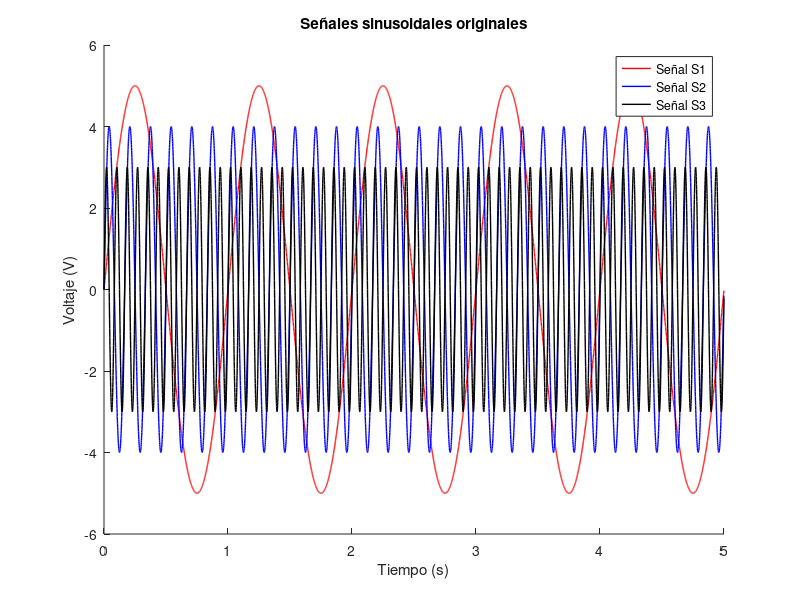
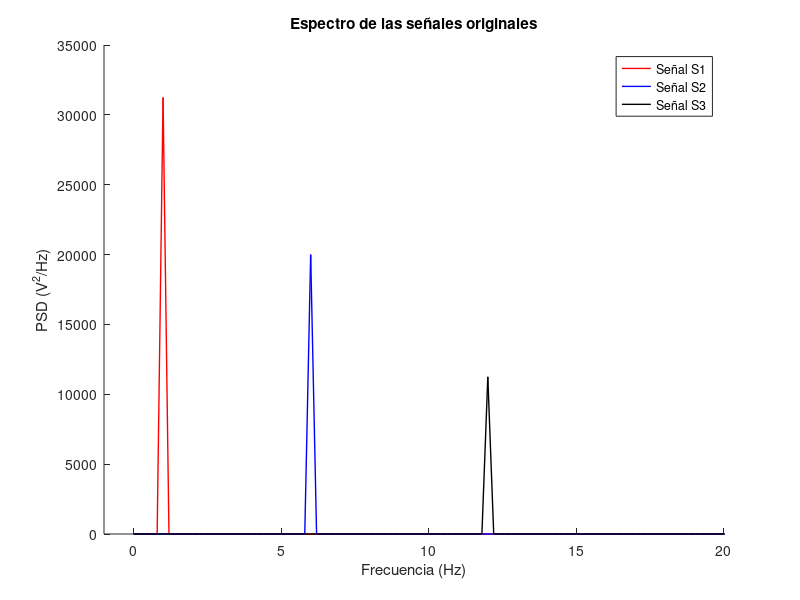
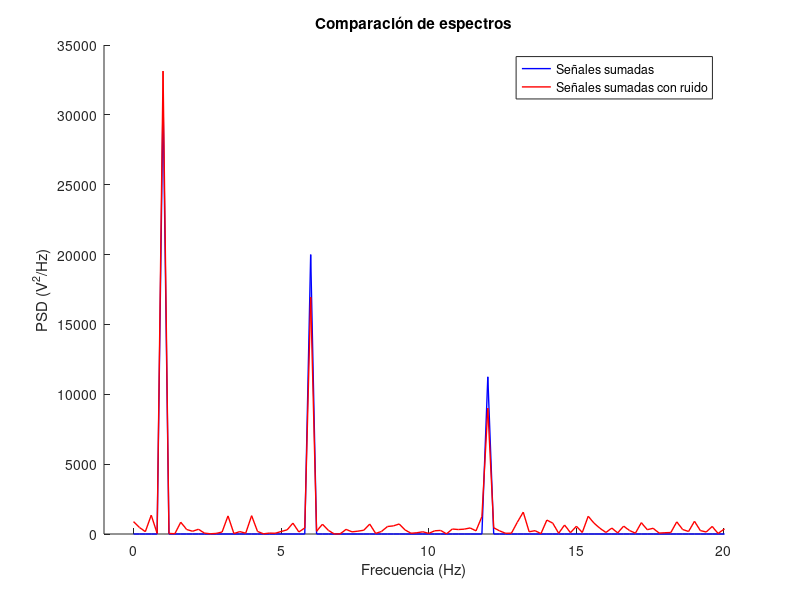
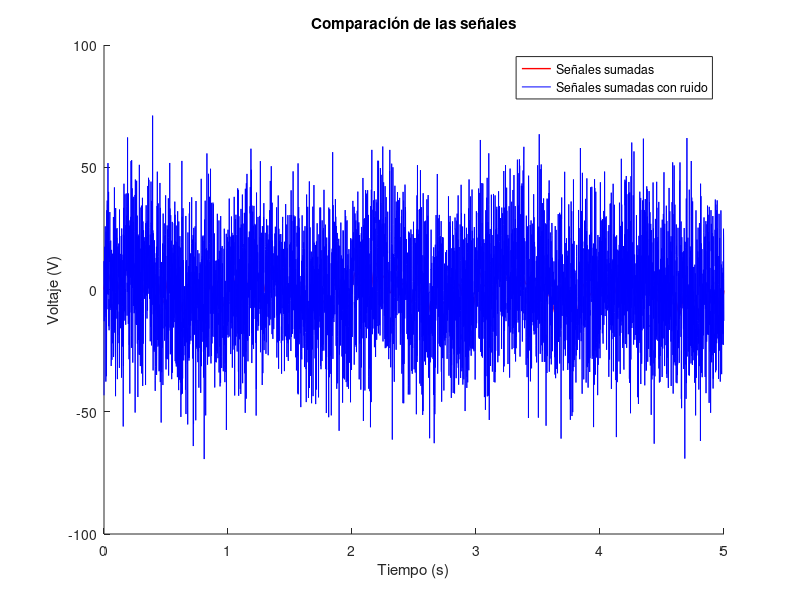

Here is the MATLAB script that generated these plots, in order:
clear all
close all
clc

%%

% Creación de las señales sinusoidales

% Una señal en general requiere de una amplitud (A), una frecuencia (f) y
% un intervalo de tiempo (t) en el que está activa. Vamos a generar tres
% señales, S1, S2 y S3.

% Comenzamos definiendo el intervalo de tiempo (t) a partir de un tiempo
% inicial (ti), un tiempo final (tf) y un periodo de separación entre
% muestras llamado periodo de muestreo (Ps)

ti=0; % Tiempo inicial de adquisición en segundos
tf=5; % Tiempo final de adquisición en segundos 
Ps=1e-3;% Periodo de muestreo en segundos
t=ti:Ps:tf-Ps; % Vector de tiempo 
N=length(t);


% Ahora definimos a las señales S1, S2 y S3

% Para la señal S1
A1= 5;   % Amplitud 10V Pico-Pico
f1 = 1; % Frecuencia de la señal S1 1 Hz
S1 = A1*sin(2*pi*f1*t); % Señal sinusoidal S1

% Para la señal S2
A2= 4;   % Amplitud 8V Pico-Pico
f2 = 6; % Frecuencia de la señal S2 60 Hz
S2 = A2*sin(2*pi*f2*t); % Señal sinusoidal S2

% Para la señal S3
A3= 3;   % Amplitud 6V Pico-Pico
f3 = 12; % Frecuencia de la señal S3 1500 Hz
S3 = A3*sin(2*pi*f3*t); % Señal sinusoidal S3

% Gráficas temporales de las señales S1, S2 y S3
figure
hold on
plot(t,S1,'red','Linewidth',1)
plot(t,S2,'blue','Linewidth',1)
plot(t,S3,'black','Linewidth',1)
ylim([-6 6])
xlabel('Tiempo (s)')
ylabel ('Voltaje (V)')
title ('Señales sinusoidales originales')
legend ('Señal S1','Señal S2','Señal S3')

%%
% Ahora comprobemos que nuestras señales S1, S2 y S3 posean las frecuencias
% que previamente definimos. Para esto, tendremos que calcular la
% transformada rápida de Fourier (fft), la densidad de potencia espectral
% (PSD) y un vector de frecuencias.

% Comencemos con el vector de frecuencias, este se obtiene del vector de
% tiempo t y se calcula de la siguiente manera:

frec=1/(Ps*N)*(0:N); % Definimos un vector de frecuencias sobre las cuales estaríamos trabajando

% Un detalle de la transformada de Fourier es que es simétrica,´por lo que
% sólo requerimos graficar la mitad de información. Por esto crearemos un
% limitante para graficar sólo la mitad de los datos (L)

L=1:floor(N/2);


% Para la señal S1
Y_S1 = fft(S1, N); % Transformada de fourier de la señal S1
PSD_S1 = Y_S1.*conj(Y_S1)/N; % PSD de la señal S1

% Para la señal S2
Y_S2 = fft(S2, N); % Transformada de fourier de la señal S2
PSD_S2 = Y_S2.*conj(Y_S2)/N; % PSD de la señal S2

% Para la señal S3
Y_S3 = fft(S3, N); % Transformada de fourier de la señal S3
PSD_S3 = Y_S3.*conj(Y_S3)/N; % PSD de la señal S3



% Gráficas en frecuencia de las señales S1, S2 y S3
figure
hold on
plot(frec(L),PSD_S1(L),'red','Linewidth',1)
plot(frec(L),PSD_S2(L),'blue','Linewidth',1)
plot(frec(L),PSD_S3(L),'black','Linewidth',1)
xlim([-1 20])
xlabel('Frecuencia (Hz)')
ylabel ('PSD (V^2/Hz)')
title ('Espectro de las señales originales')
legend ('Señal S1','Señal S2','Señal S3')


%% Ahora pasemos a un caso real en el que se tengan múltiples señales y ruido de fondo
% para esto sumaremos a S1, S2 y S3.

Se_123= S1 + S2 + S3; % Suma de las señales generadas
Ruido = 20*randn(size(t)); % Vector de ruido con el mismo tamaño que el intervalo de tiempo
SeConRuido = Se_123 + Ruido; % Señal contaminada 

% Calculemos la PSD de nuestra señal para demostrar que aún en el ruido se
% puede localizar nuestra señal 

Y_Se_123 = fft(Se_123, N); % Transformada de fourier de la señal S3
PSD_Se_123 = Y_Se_123.*conj(Y_Se_123)/N; % PSD de la señal S3

Y_SeConRuido = fft(SeConRuido, N); % Transformada de fourier de la señal S3
PSD_SeConRuido = Y_SeConRuido.*conj(Y_SeConRuido)/N; % PSD de la señal S3



figure
hold on
plot(frec(L),PSD_Se_123(L),'blue','Linewidth',1)
plot(frec(L),PSD_SeConRuido(L),'red','Linewidth',1)
xlim([-1 20])
xlabel('Frecuencia (Hz)')
ylabel ('PSD (V^2/Hz)')
title ('Comparación de espectros')
legend ('Señales sumadas','Señales sumadas con ruido')


figure
hold on
plot(t,Se_123,'red','Linewidth',1)
plot(t,SeConRuido,'blue','Linewidth',0.3)
%ylim([-6 6])
xlabel('Tiempo (s)')
ylabel ('Voltaje (V)')
title ('Comparación de las señales')
legend ('Señales sumadas','Señales sumadas con ruido')



%% Ahora implementemos el primer tipo de filtro denominado "Filtro espectral de amplitudes"
% La idea es simple, dejar pasar sólo a los picos más grandes del espectro


Amplitudes = PSD_SeConRuido > 4000; % Se define un vector de amplitudes que guarde como unos (1) a
% los índices de la PSD con ruido que posean una amplitud mayor a 2000
PSDLimpia = PSD_SeConRuido.*Amplitudes; % Se multiplica el vector de Amplitudes por la PSD con ruido y se obtiene el filtro

Y_SeSinRuido = Amplitudes.*Y_SeConRuido; % Transformada de Fourier limpia
SeSinRuido = ifft(Y_SeSinRuido); %REGRESO AL TIEMPO


figure 
subplot(3,1,1);
plot(t, Se_123)
xlabel('Tiempo (s)')
ylabel('Amplitud (V)')
legend('Suma de señales S1+S2+S3')
subplot(3,1,2); 
plot(t, SeConRuido)
%xlim([1000 2000]);
xlabel('Tiempo (s)')
ylabel('Amplitud (V)')
legend('Señal contaminada')
subplot(3,1,3); 
plot(t, SeSinRuido)
%xlim([0 20]);
xlabel('Tiempo (s)')
ylabel('Amplitud (V)')
legend('Señal filtrada')


figure
hold on
plot(t,Se_123,'red','Linewidth',1)
plot(t,SeSinRuido,'blue','Linewidth',0.3)
%ylim([-6 6])
xlabel('Tiempo (s)')
ylabel ('Voltaje (V)')
title ('Comparación de las señales')
legend ('Suma de señales S1+S2+S3','Señal filtrada')

%% Diseño del fitro suprime banda y su diagrama de Bode
% IMPORTANTE]= Las frecuencias de corte deben de estar 
% normalizadas: fn1=fcorte1/fmax y fn2=fcorte2/fmax

% Definimos la frecuencia de corte baja y alta, 
% queremos que se rechace la frecuencia de S2

fcorte1SB = 4;  %4 Hz Primera frecuencia de corte suprime bandas
fcorte2SB = 8;  %8 Hz Segunda frecuencia de corte suprime bandas

% definimos la frecuencia de muestrreo fs=1/ts
fs=1/Ps;
% definimos la frecuencia maxima dada por
fmax = fs/2;

% Las frecuencias normalizadas son:
fn1SB = fcorte1SB/fmax;
fn2SB = fcorte2SB/fmax;

% El orden del filtro suprime bandas
N_Orden_SB= 2;

% Consideremos un filtro con aproximación Butterworth
% la funcion butter devuelve los coeficientes de los polinomios de la
% función del transferencia del filtro

[b_numSB,a_denSB] = butter(N_Orden_SB ,[fn1SB fn2SB],'stop'); % 'stop': rechaza banda
%[b_numSB,a_denSB] = butter(N_Orden_SB ,[fn1SB fn2SB],'bandpass'); % 'stop': rechaza banda

%otras opciones 
% 'high': pasa altas
%'low' indica pasa bajas
% 'bandpass': pasa banda


% Aplicamos el filtro a la señal 
Se_SuprimeBanda = filter(b_numSB,a_denSB,SeSinRuido);
% Se_SuprimeBanda = filtfilt(b_numSB,a_denSB,SeSinRuido); %Te da la gráfica sin desface
% la finción filter aplica el filtro con coeficientes b_num y a_den a la 
% señal de entrada SeSinRuido

Y_Se_SuprimeBanda = fft(Se_SuprimeBanda, N); % Transformada de fourier de la señal S3
PSD_Se_SuprimeBanda = Y_Se_SuprimeBanda.*conj(Y_Se_SuprimeBanda)/N; % PSD de la señal S3


% Respuesta en magnitud del filtro rechaza banda
%Obtenemos la respuesta en frecuencia del filtro con la función freqz 
% G guarda el valor de la función de transferencia 
% frec guarda el vector de frecuencias
[G_SB,Frec_SB] = freqz(b_numSB,a_denSB,N,fs);




figure 
subplot(4,1,1);
plot(t, SeSinRuido,'red','Linewidth',1)
xlabel('Tiempo (s)')
ylabel('Amplitud (V)')
legend('Señal sin ruido')
subplot(4,1,2);
plot(frec(L), PSDLimpia(L),'red','Linewidth',1)
xlim([0 20]);
xlabel('Frecuencia (Hz)')
ylabel ('PSD (V^2/Hz)')
legend ('Señal sin ruido')
subplot(4,1,3); 
plot(t, Se_SuprimeBanda,'blue','Linewidth',1)
%xlim([1000 2000]);
xlabel('Tiempo (s)')
ylabel('Amplitud (V)')
legend('Señal con banda suprimida')
subplot(4,1,4);
plot(frec(L), PSD_Se_SuprimeBanda(L),'blue','Linewidth',1)
xlim([0 20]);
xlabel('Frecuencia (Hz)')
ylabel ('PSD (V^2/Hz)')
legend ('Señales con banda suprimida')


figure %Diagrama de Bode
semilogx(Frec_SB,abs(G_SB),'k','LineWidth',1.5)
%semilogx(frec,db(G),'k','LineWidth',1.5) %en decibeles
ylim([-0.1 1.1]);
xlabel('Frecuencia (Hz)')
ylabel('Magnitud |G(j\omega)|')
title ('Diagrama de Bode del filtro rechaza banda')


%% Diseño del fitro pasa bajas
% definimos la frecuencia de corte normalizada fn3PB=fcorte3PB/fmax
% queremos que solo pasen las señales menores a 8 Hz

fcorte3PB = 8;  %8 Hz
% la frecuencia normalizada es
fn3PB = fcorte3PB/fmax;

N_Orden_PB= 8; % escogemos el orden del filtro


% Definimos un filtro con aproximación Butterworth
% la funcion butter devuelve los coeficientes de los polinomios de la
% función del transferencia del filtro

[b_num_PB,a_den_PB] = butter(N_Orden_PB,fn3PB,'low'); %'low' indica pasa bajas
%otras opciones 
% 'high': pasa altas
%'low' indica pasa bajas
% 'bandpass': pasa banda

% Aplicamos el filtro a la señal Vi y tendremos como resultado Vo
Se_PasoBajas = filter(b_num_PB,a_den_PB,SeSinRuido);
% Se_PasoBajas = filtfilt(b_num_PB,a_den_PB,SeSinRuido); %Te da la gráfica sin desface
% la finción filter aplica el filtro con coeficientes b_num y a_den a la 
% señal de entrada Vi


Y_Se_PasoBajas = fft(Se_PasoBajas, N); % Transformada de fourier de la señal S3
PSD_Se_PasoBajas = Y_Se_PasoBajas.*conj(Y_Se_PasoBajas)/N; % PSD de la señal S3



% Respuesta en magnitud del filtro paso bajas
%Obtenemos la respuesta en frecuencia del filtro con la 
% función freqz 
% G_PB guarda el valor de la función de transferencia 
% Frec_PB guarda el vector de frecuencias
[G_PB,Frec_PB] = freqz(b_num_PB,a_den_PB,N,fs);




figure 
subplot(4,1,1);
plot(t, SeSinRuido,'red','Linewidth',1)
xlabel('Tiempo (s)')
ylabel('Amplitud (V)')
legend('Señal sin ruido')
subplot(4,1,2);
plot(frec(L), PSDLimpia(L),'red','Linewidth',1)
xlim([0 20]);
xlabel('Frecuencia (Hz)')
ylabel ('PSD (V^2/Hz)')
legend ('Señal sin ruido')
subplot(4,1,3); 
plot(t, Se_PasoBajas,'blue','Linewidth',1)
%xlim([1000 2000]);
xlabel('Tiempo (s)')
ylabel('Amplitud (V)')
legend('Señal con filtro paso bajas')
subplot(4,1,4);
plot(frec(L), PSD_Se_PasoBajas(L),'blue','Linewidth',1)
xlim([0 20]);
xlabel('Frecuencia (Hz)')
ylabel ('PSD (V^2/Hz)')
legend ('Señales con filtro paso bajas')


figure %Diagrama de Bode
semilogx(Frec_PB,abs(G_PB),'k','LineWidth',1.5)
%semilogx(Frec_PB,db(G_PB),'k','LineWidth',1.5)
ylim([-0.1 1.1]);
xlabel('Frecuencia (Hz)')
ylabel('Magnitud |G(j\omega)|')
title ('Diagrama de Bode del filtro paso bajas')


%% Diseño del fitro paso altas
% definimos la frecuencia de corte normalizada fn3PB=fcorte3PB/fmax
% queremos que solo pasen las señales mayores a 8 Hz

fcorte4PA = 8;  %8 Hz
% la frecuencia normalizada es
fn4PA = fcorte4PA/fmax;

N_Orden_PA= 2; % escogemos el orden del filtro


% Definimos un filtro con aproximación Butterworth
% la funcion butter devuelve los coeficientes de los polinomios de la
% función del transferencia del filtro

[b_num_PA,a_den_PA] = butter(N_Orden_PA,fn4PA,'high'); %'low' indica pasa bajas
%otras opciones 
% 'high': pasa altas
%'low' indica pasa bajas
% 'bandpass': pasa banda


Se_PasoAltas = filter(b_num_PA,a_den_PA,SeSinRuido);
% Se_PasoAltas = filtfilt(b_num_PA,a_den_PA,SeSinRuido); %Te da la gráfica sin desface
% la finción filter aplica el filtro con coeficientes b_num_PA y a_den_PA a la 
% señal de entrada SeSinRuido


Y_Se_PasoAltas = fft(Se_PasoAltas, N); % Transformada de fourier de la señal S3
PSD_Se_PasoAltas= Y_Se_PasoAltas.*conj(Y_Se_PasoAltas)/N; % PSD de la señal S3



% Respuesta en magnitud del filtro paso bajas
%Obtenemos la respuesta en frecuencia del filtro con la 
% función freqz 
% G_PB guarda el valor de la función de transferencia 
% Frec_PB guarda el vector de frecuencias
[G_PA,Frec_PA] = freqz(b_num_PA,a_den_PA,N,fs);




figure 
subplot(4,1,1);
plot(t, SeSinRuido,'red','Linewidth',1)
xlabel('Tiempo (s)')
ylabel('Amplitud (V)')
legend('Señal sin ruido')
subplot(4,1,2);
plot(frec(L), PSDLimpia(L),'red','Linewidth',1)
xlim([0 20]);
xlabel('Frecuencia (Hz)')
ylabel ('PSD (V^2/Hz)')
legend ('Señal sin ruido')
subplot(4,1,3); 
plot(t, Se_PasoAltas,'blue','Linewidth',1)
%xlim([1000 2000]);
xlabel('Tiempo (s)')
ylabel('Amplitud (V)')
legend('Señal con filtro paso altas')
subplot(4,1,4);
plot(frec(L), PSD_Se_PasoAltas(L),'blue','Linewidth',1)
xlim([0 20]);
xlabel('Frecuencia (Hz)')
ylabel ('PSD (V^2/Hz)')
legend ('Señales con filtro paso altas')


figure %Diagrama de Bode
semilogx(Frec_PA,abs(G_PA),'k','LineWidth',1.5)
%semilogx(Frec_PB,db(G_PB),'k','LineWidth',1.5)
ylim([-0.1 1.1]);
xlabel('Frecuencia (Hz)')
ylabel('Magnitud |G(j\omega)|')
title ('Diagrama de Bode del filtro paso altas')



